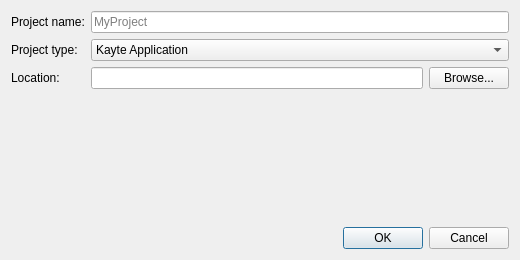
<?xml version="1.0" encoding="UTF-8"?>
<ui version="4.0">
 <class>NewProjectDialog</class>
 <widget class="QDialog" name="NewProjectDialog">
  <property name="geometry">
   <rect>
    <x>0</x>
    <y>0</y>
    <width>520</width>
    <height>260</height>
   </rect>
  </property>
  <property name="windowTitle">
   <string>New Project</string>
  </property>
  <layout class="QVBoxLayout" name="verticalLayout">
   <item>
    <layout class="QFormLayout" name="formLayout">
     <item row="0" column="0">
      <widget class="QLabel" name="label">
       <property name="text">
        <string>Project name:</string>
       </property>
      </widget>
     </item>
     <item row="0" column="1">
      <widget class="QLineEdit" name="projectNameLineEdit">
       <property name="placeholderText">
        <string>MyProject</string>
       </property>
      </widget>
     </item>
     <item row="1" column="0">
      <widget class="QLabel" name="label_2">
       <property name="text">
        <string>Project type:</string>
       </property>
      </widget>
     </item>
     <item row="1" column="1">
      <widget class="QComboBox" name="projectTypeComboBox">
       <item>
        <property name="text">
         <string>Kayte Application</string>
        </property>
       </item>
       <item>
        <property name="text">
         <string>C++ Console Application</string>
        </property>
       </item>
       <item>
        <property name="text">
         <string>Pascal Console Application</string>
        </property>
       </item>
       <item>
        <property name="text">
         <string>Qt Widgets Application</string>
        </property>
       </item>
      </widget>
     </item>
     <item row="2" column="0">
      <widget class="QLabel" name="label_3">
       <property name="text">
        <string>Location:</string>
       </property>
      </widget>
     </item>
     <item row="2" column="1">
      <layout class="QHBoxLayout" name="locationLayout">
       <item>
        <widget class="QLineEdit" name="locationLineEdit"/>
       </item>
       <item>
        <widget class="QPushButton" name="browseButton">
         <property name="text">
          <string>Browse...</string>
         </property>
        </widget>
       </item>
      </layout>
     </item>
    </layout>
   </item>
   <item>
    <widget class="QLabel" name="summaryLabel">
     <property name="wordWrap">
      <bool>true</bool>
     </property>
     <property name="textInteractionFlags">
      <set>Qt::TextSelectableByMouse</set>
     </property>
    </widget>
   </item>
   <item>
    <spacer name="verticalSpacer">
     <property name="orientation">
      <enum>Qt::Vertical</enum>
     </property>
     <property name="sizeHint" stdset="0">
      <size>
       <width>20</width>
       <height>12</height>
      </size>
     </property>
    </spacer>
   </item>
   <item>
    <widget class="QDialogButtonBox" name="buttonBox">
     <property name="orientation">
      <enum>Qt::Horizontal</enum>
     </property>
     <property name="standardButtons">
      <set>QDialogButtonBox::Cancel|QDialogButtonBox::Ok</set>
     </property>
    </widget>
   </item>
  </layout>
 </widget>
 <resources/>
 <connections>
  <connection>
   <sender>buttonBox</sender>
   <signal>accepted()</signal>
   <receiver>NewProjectDialog</receiver>
   <slot>accept()</slot>
  </connection>
  <connection>
   <sender>buttonBox</sender>
   <signal>rejected()</signal>
   <receiver>NewProjectDialog</receiver>
   <slot>reject()</slot>
  </connection>
 </connections>
</ui>
